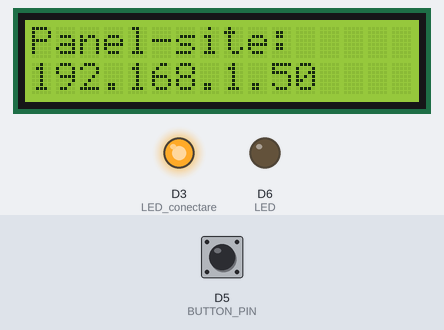
Recording of a sketch running on a simulated ESP8266 (NodeMCU). Shown: 16×2 character LCD, output pins drawn as LEDs (lit = HIGH). The inputs (shaded band) are chosen by the test bench; at power-on: D5 (BUTTON_PIN) LOW. WiFi joins after 1.5 s; servers stay silent unless stated; network time is answered at once with the bench clock; the local clock reads 2024-03-15 10:24:30 at power-on unless the sketch sets it; what the sketch prints to the serial monitor is not drawn.

Above: at 1.7 s.
At 7.8 s:
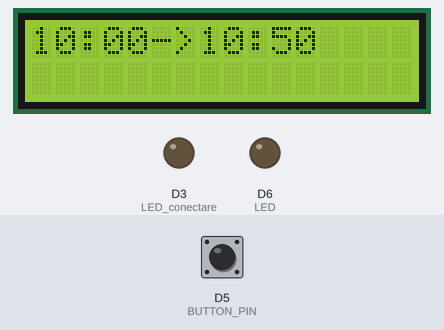
7.9 s: D5 (BUTTON_PIN) pulled HIGH for 0.15 s
At 8.9 s:
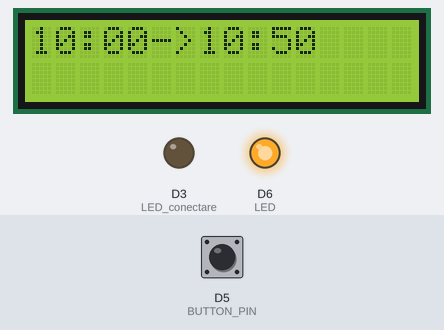
9.5 s: D5 (BUTTON_PIN) pulled HIGH for 1 s
At 10.9 s:
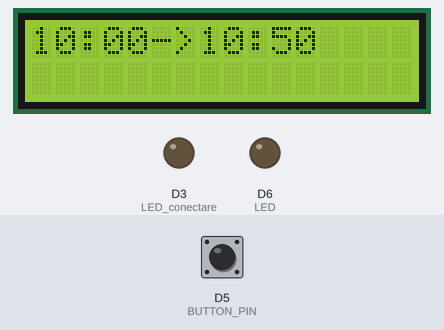
12.0 s: D5 (BUTTON_PIN) pulled HIGH for 3.2 s
At 16.0 s:
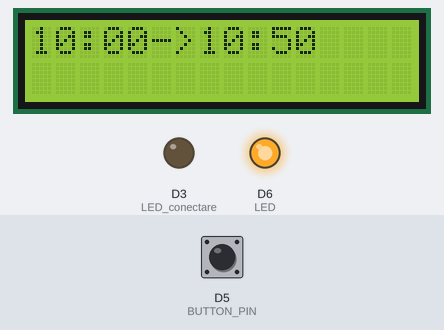
Timing chart, 0 to 17.5 s (numbered marks = the images above; inputs shaded):
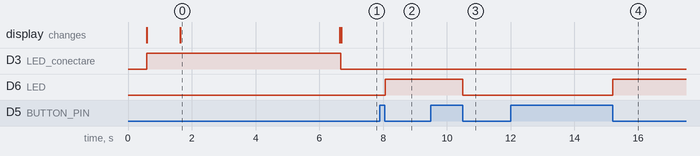

Measured:
- after the input at 7.9 s, D6 (LED): LOW → HIGH after 0.16 s
- after the input at 9.5 s, D6 (LED): HIGH → LOW after 1.0 s
- after the input at 12.0 s, D6 (LED): LOW → HIGH after 3.2 s
- what the display in image 0 shows lasts 5.0 s, from 1.6 s to 6.6 s

The sketch:

sistem_alarma.ino
```cpp
  #include <NTPClient.h>
  #include <ESP8266WiFi.h>
  #include <WiFiClient.h>
  #include <ESP8266WebServer.h>
  #include <WiFiUdp.h>
  #include <LiquidCrystal_I2C.h>
  #include "index.h"

  #define BUTTON_PIN D5
  #define LED_conectare D3
  #define LED D6

  LiquidCrystal_I2C lcd(0x27, 16, 2);
  ESP8266WebServer server(80);

  byte lastButtonState = LOW;
  byte ledState = LOW;


  unsigned long debounceDuration = 50; // millis
  unsigned long lastTimeButtonStateChanged = 0;

  bool contor_wifi = false; bool contor_lcd = false;
  bool contor_saptamana = false;

  int ora_start = 8;
  int ora_sfarsit = 19;

  const char * ssid = "";
  const char * password = "";

  const long utcOffsetInSeconds = 7200;
  WiFiUDP ntpUDP;
  NTPClient timeClient(ntpUDP, "europe.pool.ntp.org", utcOffsetInSeconds); //pool.ntp.org  ro.pool.ntp.org

  String daysOfTheWeek[7] = {
    "Sunday",
    "Monday",
    "Tuesday",
    "Wednesday",
    "Thursday",
    "Friday",
    "Saturday"
  };

  void handleRoot() {
    String s = MAIN_page; //Read HTML contents
    server.send(200, "text/html", s); //Send web page
  }

  void ldc_afisare() {
    if (timeClient.getHours() >= ora_start && timeClient.getHours() <= ora_sfarsit) { //daca este in intervalul de ore 08:00-19:50
      lcd.backlight();
      lcd.setCursor(0, 0);
      if (timeClient.getMinutes() < 50) {
        if (contor_lcd == false) {
          contor_lcd = true;
          lcd.clear();
        }
        lcd.print(timeClient.getHours());
        lcd.print(":00->");
        lcd.print(timeClient.getHours());
        lcd.print(":50");
      }
      if (timeClient.getMinutes() >= 50) {
        if (contor_lcd == true) {
          contor_lcd = false;
          lcd.clear();
        }
        lcd.print(timeClient.getHours());
        lcd.print(":50->");
        lcd.print(timeClient.getHours() + 1);
        lcd.print(":00");
      }

    } else{
      lcd.noBacklight();
      lcd.clear();
    }
  }

  void sonerie() {
    digitalWrite(LED, HIGH);
    delay(1000);
    digitalWrite(LED, LOW);
    delay(1000);
  }

  void button() {
    byte buttonState = digitalRead(BUTTON_PIN);
    if (buttonState != lastButtonState) {
      lastButtonState = buttonState;
      if (buttonState == LOW) {
        ledState = (ledState == HIGH) ? LOW : HIGH;
        digitalWrite(LED, ledState);
      }
    }
  }


  void pauza(int ore, int minute, int sec) {
    for (int i = ora_start; i <= ora_sfarsit; i++) {
      if ((ore == i && minute == 0 && sec == 0) || (ore == i && minute == 50 && sec == 0)) {
        sonerie();
        Serial.write("Sonerie");
      }
    }

  }

  void led_control() {
    String state = "OFF";
    String act_state = server.arg("state");
    if (act_state == "1") {
      digitalWrite(LED, HIGH); //LED ON
      state = "ON";
    } else {
      digitalWrite(LED, LOW); //LED OFF
      state = "OFF";
    }
    server.send(200, "text/plane", state);
  }

  void setup() {
    Serial.begin(115200);

    pinMode(LED, OUTPUT);
    pinMode(LED_conectare, OUTPUT);
    pinMode(BUTTON_PIN, INPUT);
    WiFi.begin(ssid, password);
    timeClient.begin();

    lcd.begin();
    lcd.backlight();

    while (WiFi.status() != WL_CONNECTED) {
      delay(500);
      Serial.print(".");
      lcd.setCursor(0, 0);
      lcd.print("Se asteapta WiFi");
      digitalWrite(LED_conectare, HIGH);
    }

    lcd.clear();
    lcd.setCursor(0, 0);
    lcd.print("Panel-site:");
    lcd.setCursor(0, 1);
    lcd.print(WiFi.localIP());
    delay(5000);

    Serial.print("Connected to ");
    Serial.println(ssid);
    Serial.print("IP address: ");
    Serial.println(WiFi.localIP()); //IP address assigned to your ESP

    server.on("/", handleRoot); //Which routine to handle at root location. This is display page
    server.on("/led_set", led_control);
    server.begin(); //Start server
    Serial.println("HTTP server started");
    lcd.clear();
  }


  void loop() {
    timeClient.update();
    if (WiFi.status() != WL_CONNECTED) {
      lcd.backlight();
      digitalWrite(LED_conectare, HIGH);
      lcd.setCursor(0, 0);
      lcd.print("Se asteapta WiFi");
      contor_wifi = true;
    } else {
      if (contor_wifi == true) {
        contor_wifi = false;
        lcd.clear();
        delay(200);
      }
      digitalWrite(LED_conectare, LOW);
      button();
      if (timeClient.getDay() >= 1 && timeClient.getDay() <= 5) {
        ldc_afisare();
        pauza(timeClient.getHours(), timeClient.getMinutes(), timeClient.getSeconds());
      }
      else{
        lcd.noBacklight();
        lcd.clear();
      }
      server.handleClient();
    }

  }
```

index.h
```cpp
const char MAIN_page[] PROGMEM = R"=====(
<!DOCTYPE html>
<html>
  <head>

    <meta name="viewport" content="width=device-width, initial-scale=1.0">
    <title>Sonerie_MSP</title>

  <style>

      .buton {
        background-color: #4CAF50;
        border-radius: 12px;
        color: white;
        width: 300px;
        padding: 30px;
        text-align: center;
        text-decoration: none;
        display: inline-block;
        font-size: 30px;
        margin: 4px 2px;
        cursor: pointer;
    }


      divv {
        width: 300px;
        padding: 20px;
        border: 4px solid gray;
        margin: 0;
      }
    </style>

  </head>


  <body style="background-color:powderblue;">

  <center>
  <font face="Comic sans MS" size="5">
  <h2>Panou control MSP-Sonerie</h2>

    <div>
      <button class="button buton" onclick="send(1)"> LED ON</button>
      <button class="button buton" onclick="send(0)">LED OFF</button>
      <br>
    </div>

    <br>

    <divv>
      LED State:
      <span id="state">NA</span>
    </divv>


<script>
function send(led_sts)
{
  var xhttp = new XMLHttpRequest();
  xhttp.onreadystatechange = function() {
    if (this.readyState == 4 && this.status == 200) {
      document.getElementById("state").innerHTML = this.responseText;
    }
  };
  xhttp.open("GET", "led_set?state="+led_sts, true);
  xhttp.send();
}

setInterval(function()
{
  getData();
}, 2000);


</script>
 </center>
  </body>
</html>
)=====";
```
